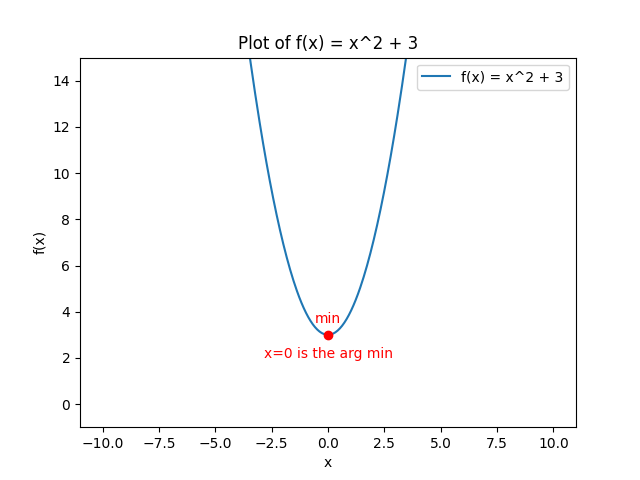

Here is the Python script that generated this plot:
import numpy as np
import matplotlib.pyplot as plt

# Define the function f(x)
def f(x):
    return x**2 + 3

# Generate x values
x = np.linspace(-10, 10, 400)

# Generate y values
y = f(x)

# Plot the function
plt.plot(x, y, label="f(x) = x^2 + 3")

# Plot the point for f(0)
plt.scatter([0], [f(0)], color='red', zorder=5)  # zorder ensures the point is drawn on top
plt.text(0, f(0) + 0.5, 'min', horizontalalignment='center', color='red')
plt.text(0, f(0) - 1, 'x=0 is the arg min', horizontalalignment='center', color='red')

# Setting title and labels
plt.title("Plot of f(x) = x^2 + 3")
plt.xlabel("x")
plt.ylabel("f(x)")

# Adjust y-axis
plt.ylim(-1, 15)

# Display the legend
plt.legend()

# Save the plot
plt.savefig("argmin_ex.png")